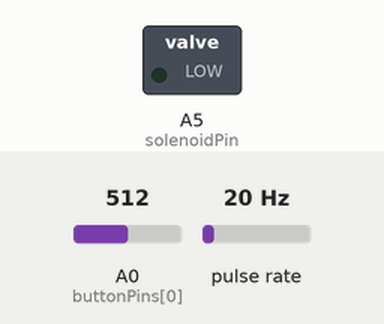
This sketch was run on a simulated Arduino Uno, built with avr-gcc and run on an emulated ATmega328P. On the bench: switched loads named in the sketch (green lamp = pin HIGH). Wiring (inferred from the names in the program): pulse sensor: data pin 2. The inputs (shaded band) are chosen by the test bench; at power-on: A0 (buttonPins[0]) = 512, pulse rate 20 Hz. Nothing arrives over Bluetooth unless stated; a phone connects over Bluetooth LE 3 s after start; what the sketch prints to the serial monitor is not drawn.

Above: at 0.4 s.
Timing chart, 0 to 1.9 s (numbered marks = the images above):
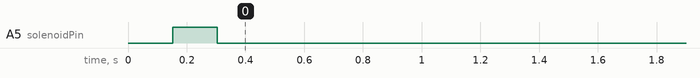

Measured:
- by itself, A5 (solenoidPin): LOW → HIGH at 0.15 s, → LOW 0.15 s later

The sketch:

Flow_Sensor2.ino
```cpp
#include <ArduinoBLE.h>

const int flowSensorPin = 2;    // Flow sensor signal pin (D2)
const int solenoidPin = A5;     // Solenoid connected to A5
const int buttonPins[] = {A0, A1, A2, A3, A4}; // Buttons on A0-A4
const float targetVolumes[] = {50.0, 100.0, 150.0, 200.0, 250.0}; // Target volumes (mL)

volatile int pulseCount = 0;    // Flow sensor pulse counter
const float calibrationFactor = 4.7; // Adjusted from your test (10ml count = 88ml actual)

unsigned long lastTime = 0;     // For flow rate calculation
const long readoutInterval = 250; // Update interval (ms)

float totalVolume = 0;          // Total volume dispensed (mL)
float targetVolume = 0;         // Selected target volume (mL)
bool volumeSelected = false;    // Volume selection flag

// Button debouncing and double-click detection
unsigned long lastDebounceTime = 0;
unsigned long lastButtonPressTime = 0;
const long debounceDelay = 150;  // Debounce time (ms)
const long doubleClickWindow = 400; // Time for double-click detection (ms)
int lastButtonPressed = -1;      // Track last pressed button

// BLE Service
BLEService dispenserService("19B10000-E8F2-537E-4F6C-D104768A1214");
BLEStringCharacteristic volumeCharacteristic("19B10001-E8F2-537E-4F6C-D104768A1214", BLERead | BLENotify, 20);

void setup() {
  Serial.begin(9600);
  pinMode(flowSensorPin, INPUT);
  pinMode(solenoidPin, OUTPUT);
  digitalWrite(solenoidPin, LOW); // Start with valve closed

  // Initialize buttons
  for (int i = 0; i < 5; i++) {
    pinMode(buttonPins[i], INPUT);
  }

  attachInterrupt(digitalPinToInterrupt(flowSensorPin), countPulse, RISING);

  // Initialize BLE
  if (!BLE.begin()) {
    Serial.println("BLE initialization failed!");
    while (1);
  }

  BLE.setLocalName("Perfect Pour");
  BLE.setAdvertisedService(dispenserService);
  dispenserService.addCharacteristic(volumeCharacteristic);
  BLE.addService(dispenserService);
  volumeCharacteristic.writeValue("Ready");
  BLE.advertise();

  Serial.println("System ready. Press a button to select volume.");
}

void loop() {
  // Handle BLE connections
  BLEDevice central = BLE.central();
  if (central) {
    while (central.connected()) {
      BLE.poll();
      mainDispensingLogic();
    }
  } else {
    mainDispensingLogic();
  }
}

void mainDispensingLogic() {
  // Check for button presses
  if (millis() - lastDebounceTime > debounceDelay) {
    for (int i = 0; i < 5; i++) {
      if (analogRead(buttonPins[i]) > 500) { // Button pressed
        handleButtonPress(i);
        lastDebounceTime = millis();
        break; // Exit loop after first detected press
      }
    }
  }

  // Flow control logic
  if (volumeSelected) {
    unsigned long currentTime = millis();

    if (currentTime - lastTime >= readoutInterval) {
      // Corrected flow calculation using your calibration
      float volumeDispensed = pulseCount * calibrationFactor;
      totalVolume += volumeDispensed;

      Serial.print("Dispensed: ");
      Serial.print(totalVolume);
      Serial.print(" / ");
      Serial.print(targetVolume);
      Serial.println(" mL");

      volumeCharacteristic.writeValue("Dispensed:" + String(totalVolume) + "/" + String(targetVolume));

      pulseCount = 0;
      lastTime = currentTime;
    }

    if (totalVolume >= targetVolume) {
      endDispensing();
    }
  }
}

void handleButtonPress(int buttonIndex) {
  unsigned long currentTime = millis();

  // Check for double click
  if (buttonIndex == lastButtonPressed && (currentTime - lastButtonPressTime) < doubleClickWindow) {
    digitalWrite(solenoidPin, LOW);
    volumeSelected = false;
    totalVolume = 0;
    pulseCount = 0;

    Serial.println("Double click detected. Pouring session reset.");
    volumeCharacteristic.writeValue("Reset");

    lastButtonPressTime = currentTime;
    return;
  }

  if (!volumeSelected) {
    targetVolume = targetVolumes[buttonIndex];
    volumeSelected = true;
    totalVolume = 0;
    pulseCount = 0;
    digitalWrite(solenoidPin, HIGH);

    Serial.print("Button ");
    Serial.print(buttonIndex + 1);
    Serial.print(" pressed. Target: ");
    Serial.print(targetVolume);
    Serial.println(" mL");

    volumeCharacteristic.writeValue("Button:" + String(buttonIndex+1) + " Target:" + String(targetVolume));
  } else {
    targetVolume = targetVolumes[buttonIndex];
    totalVolume = 0;
    pulseCount = 0;
    digitalWrite(solenoidPin, HIGH);

    Serial.print("New target: ");
    Serial.print(targetVolume);
    Serial.println(" mL");

    volumeCharacteristic.writeValue("NewTarget:" + String(targetVolume));
  }

  lastButtonPressed = buttonIndex;
  lastButtonPressTime = currentTime;
  lastTime = millis();
}

void endDispensing() {
  digitalWrite(solenoidPin, LOW);
  volumeSelected = false;
  Serial.println("Target reached. Valve closed. Ready for new selection.");
  volumeCharacteristic.writeValue("Complete:" + String(totalVolume));
}

void countPulse() {
  pulseCount++;
}
```
